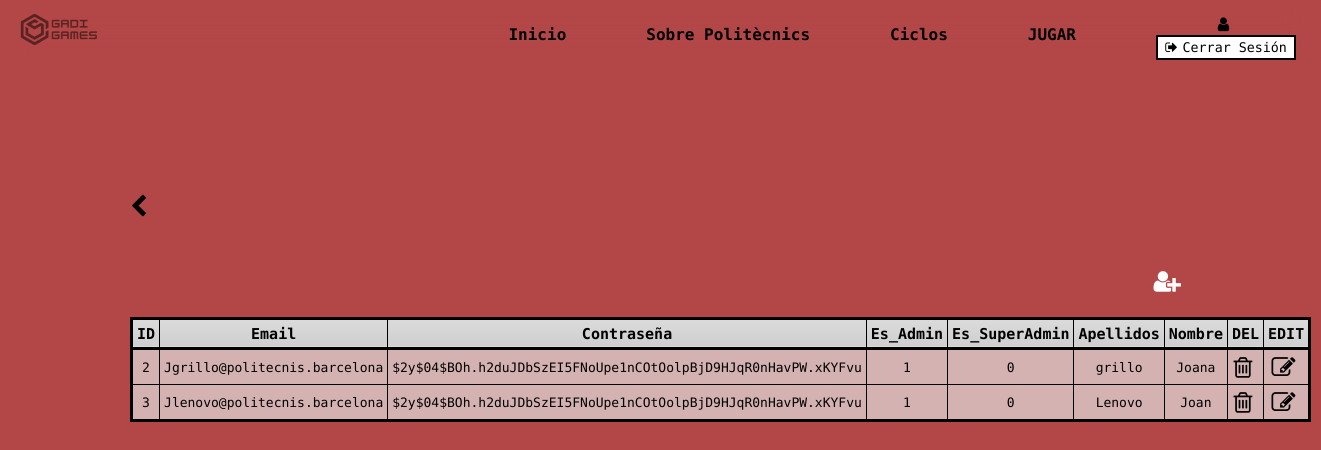
/BD/Admins.php, run on the app's committed database.
### tables this page shows
CREATE TABLE if not exists USERS(
id INT auto_increment,
email varchar(200) not null unique,
contrasena varchar(100),
es_admin boolean,
es_superadmin boolean,
nickname varchar (15),
apellidos varchar(30) not null,
nombre varchar (15) not null,
ciclo varchar(100),
PRIMARY KEY (ID)
);

### BD/bd.php (called while the page is built, shortened)
<?php
function openBD()
{
    $servername = "localhost";
    $username = "root";
    $password = "";
    $conexion = new PDO("mysql:host=$servername;dbname=gadi", $username, $password);
    $conexion->setAttribute(PDO::ATTR_ERRMODE, PDO::ERRMODE_EXCEPTION);
    $conexion->exec("set names utf8");
    return $conexion;
}
function closeBD()
{
    return null;
}
function mostrarAdmins()
{
    $conexion = openBD();
    $sentenciaText = "select * from USERS where es_admin = 1 and es_superadmin = 0";
    $sentencia = $conexion->prepare($sentenciaText);
    $sentencia->execute();
    $resultado = $sentencia->fetchAll();
    return $resultado;
}

### BD/Admins.php (the view, shortened to what this page needs)
<?php
require_once("./bd.php");
$admins = mostrarAdmins();
?>
<!DOCTYPE html>
<html lang="es">
<head>
    <link rel="stylesheet" href="../style/adminEditor__style.css">
    <link rel="stylesheet" href="../style/nav__style.css" />
    <link rel="stylesheet" href="http://cdnjs.cloudflare.com/ajax/libs/font-awesome/4.4.0/css/font-awesome.min.css">
</head>
<body>
    <div class="container-navbar">
        <div class="logo-navbar">
            <a href="../index.php"><img src="../media/img/marca-agua-negro.png" alt="" /></a>
        </div>
        <div class="contenido-navbar">
            <div><a href="../index.php">Inicio</a></div>
            <div><a href="../index.php#1">Sobre Politècnics</a></div>
            <div><a href="../index.php#2">Ciclos</a></div>
            <div><a href="../BD/loginUser.php">JUGAR</a></div>
            <div>
                <form action="./controlador.php" method="post">
                    <div class="nombreUser-btn"><a href="../BD/Administracion.php"><i class="fa fa-user"></i></a><?php echo $_SESSION['email']; ?></div>
                    <button class="cerrar-sesion" type="submit" name="cerrarSesion"><i class="fa fa-sign-out"></i>Cerrar Sesión</button>
                </form>
            </div>
        </div>
    </div>
    <?php include_once("./bd.php") ?>
    <div class="container-table">
        <div class="volver"><a href="./Administracion.php"><i class="fa fa-chevron-left" style="font-size:24px"></i></a></div>
        <div class="crear-admin"><a href="./crear.php"><button><i class="fa fa-user-plus" style="font-size:24px"></i></button></a></div>
        <table class="tablaBD">
            <thead>
                <tr>
                    <th>ID</th>
                    <th>Email</th>
                    <th>Contraseña</th>
                    <th>Es_Admin</th>
                    <th>Es_SuperAdmin</th>
                    <th>Apellidos</th>
                    <th>Nombre</th>
                    <th>DEL</th>
                    <th>EDIT</th>
                </tr>
                <?php foreach ($admins as $admin) { ?>
                    <tr>
            <tbody>
                <td><?php echo $admin['id']; ?></td>
                <td><?php echo $admin['email']; ?></td>
                <td><?php echo $admin['contrasena']; ?></td>
                <td><?php echo $admin['es_admin']; ?></td>
                <td><?php echo $admin['es_superadmin']; ?></td>
                <td><?php echo $admin['apellidos']; ?></td>
                <td><?php echo $admin['nombre']; ?></td>
                <td>
                    <form action="./controlador.php" method="post">
                        <button id="deleteAdmin" type="submit" name="deleteAdmin"><i class="fa fa-trash-o" style="font-size:24px"></i></button>
                    </form>
                </td>
                <td>
                    <form action="./Modificar.php" method="post">
                        <button type="submit" id="modificarAdmin" name="modificarAdmin"><i class="fa fa-pencil-square-o" style="font-size:24px"></i></button>
                    </form>
                </td>
            </tbody>
            </tr>
        <?php } ?>
        </thead>
        </table>
    </div>
</body>
</html>

### style/adminEditor__style.css (style rules this page uses)
* { padding: 0px; margin: 0px; font-family: "Share Tech Mono", monospace; text-decoration: none; -moz-user-select: none; -webkit-user-select: none; -ms-user-select: none; user-select: none; }
* { scrollbar-width: thin; scrollbar-color: #000000 #f8f8f8; }
body { padding: 0; margin: 0; width: 100%; background-color: #b34747; }
.cerrar-sesion { height: 25px; background: white; border: 2px solid black; width: 140px; cursor: pointer; -ms-transform: scale(1); -moz-transform: scale(1); -webkit-transform: scale(1); -o-transform: scale(1); -webkit-transition: all 150ms ease-in-out; -moz-transition: all 150ms ease-in-out; -ms-transition: all 150ms ease-in-out; -o-transition: all 150ms ease-in-out; }
.nombreUser-btn { height: 20px; color: black; padding-left: 5px; padding-right: 5px; text-align: center; padding-top: 5px; }
img { width: 527px; height: 368px; -ms-transform: scale(1); -moz-transform: scale(1); -webkit-transform: scale(1); -o-transform: scale(1); -webkit-transition: all 150ms ease-in-out; -moz-transition: all 150ms ease-in-out; -ms-transition: all 150ms ease-in-out; -o-transition: all 150ms ease-in-out; }
i { margin-right: 5px; }
form { display: flex; flex-direction: column; align-items: center; }
.fa { color: black; }
.fa { -ms-transform: scale(1); -moz-transform: scale(1); -webkit-transform: scale(1); -o-transform: scale(1); -webkit-transition: all 150ms ease-in-out; -moz-transition: all 150ms ease-in-out; -ms-transition: all 150ms ease-in-out; -o-transition: all 150ms ease-in-out; }
.nombreUser-btn a { margin: 0; }
table.tablaBD { border: 3px solid #000000; width: 100%; text-align: center; border-collapse: collapse; }
table.tablaBD td, table.tablaBD th { border: 1px solid #000000; padding: 5px 4px; }
table.tablaBD tbody td { font-size: 13px; background-color: #d4b2b2; }
table.tablaBD thead { background: #cfcfcf; background: -moz-linear-gradient(top, #dbdbdb 0%, #d3d3d3 66%, #cfcfcf 100%); background: -webkit-linear-gradient( top, #dbdbdb 0%, #d3d3d3 66%, #cfcfcf 100% ); background: linear-gradient(to bottom, #dbdbdb 0%, #d3d3d3 66%, #cfcfcf 100%); border-bottom: 3px solid #000000; }
table.tablaBD thead th { font-size: 15px; font-weight: bold; color: #000000; text-align: center; }
.container-table { margin: 130px; }
.volver { margin-bottom: 50px; }
button { cursor: pointer; background-color: transparent; border: transparent; text-align: center; }
.crear-admin { margin-bottom: 20px; float: right; margin-right: 5px; }
.crear-admin button i { color: white; float: right; }

### style/nav__style.css (style rules this page uses)
.container-navbar { display: flex; flex-direction: row; justify-content: space-between; position: sticky; top: 0; backdrop-filter: blur(15px); z-index: 1; }
.container-navbar .logo-navbar { font-size: 20px; height: 30%; width: 30%; text-decoration: none; }
.container-navbar .logo-navbar a img { height: 30%; width: 30%; }
.container-navbar .contenido-navbar { display: flex; flex-direction: row; justify-content: space-between; padding-top: 5px; align-items: center; text-decoration: none; gap: 80px; padding-right: 25px; }
.container-navbar .contenido-navbar a { color: black; font-weight: bolder; text-decoration: none; }
.container-navbar .contenido-navbar div a { align-items: center; text-decoration: none; }

### data on the page
users: id "2", email "Jgrillo@politecnis.barcelona", contrasena "$2y$04$BOh.h2duJDbSzEI5FNoUpe1nCOtOolpBjD9HJqR0nHavPW.xKYFvu", es_admin "1", es_superadmin "0", apellidos "grillo", nombre "Joana"
users: id "3", email "Jlenovo@politecnis.barcelona", contrasena "$2y$04$BOh.h2duJDbSzEI5FNoUpe1nCOtOolpBjD9HJqR0nHavPW.xKYFvu", es_admin "1", es_superadmin "0", apellidos "Lenovo", nombre "Joan"
